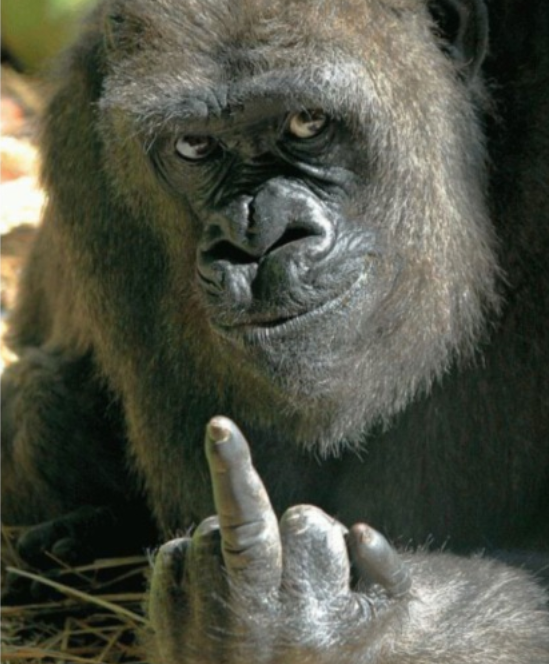
#> input picture images/gorilla.bmp, 549 x 664 px
$ python image_to_verilog.py ../images/gorilla.bmp out.png ../images/gorilla.bmp
#> lines starting #> are read from the running program, lines starting #| are printed output that depends on the picture; after the words box and inside, x2 and y2 are one past the last pixel; in counts of white or black regions, pixels touching at a corner belong together
#!/usr/bin/env python3
"""
Convert an image to Verilog ROM for the GU256x128C VFD Display
Usage: python3 image_to_verilog.py input_image.png output_rom.v
"""

import sys
from PIL import Image

def image_to_verilog_rom(image_path, output_path, module_name="image_rom"):
    """
    Convert an image file to a Verilog ROM module.

    Args:
        image_path: Path to input image (will be converted to 256x128 monochrome)
        output_path: Path to output Verilog file
        module_name: Name of the Verilog module
    """
#> called with image_path = '../images/gorilla.bmp', output_path = 'out.png', module_name = '../images/gorilla.bmp'
    # Load and convert image
    print(f"Loading image: {image_path}")
    img = Image.open(image_path)
#> img is the input picture: PIL image 549x664 RGB; mean R, G, B 80.2, 82.6, 69.4

    # Convert to grayscale then binary (1-bit)
    img = img.convert('L')  # Grayscale
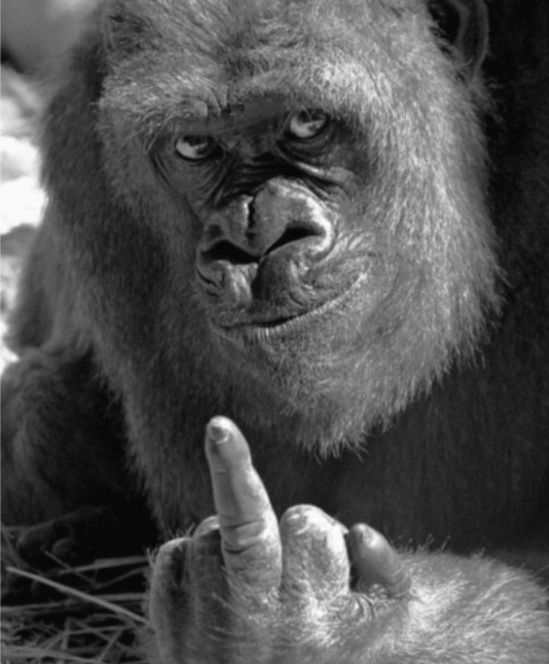
#> img: PIL image 549x664 L; min 4, max 253, mean 80.4
    img = img.resize((256, 128), Image.Resampling.LANCZOS)
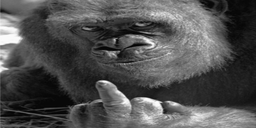
#> img: PIL image 256x128 L; min 0, max 255, mean 80.4

    # Apply threshold to convert to 1-bit (black/white)
    threshold = 128
    img = img.point(lambda p: 255 if p > threshold else 0, '1')
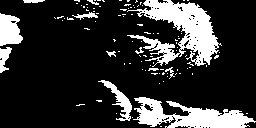
#> img: PIL image 256x128 1; 19.7% white; 101 white regions (89 under 20 px), largest, box (x1, y1, x2, y2) and area: (127, 0, 222, 67) 2804, (133, 97, 256, 128) 1962, (0, 13, 23, 46) 563

    print(f"Image size: {img.size}")
#| Image size: (256, 128)
    print(f"Image mode: {img.mode}")
#| Image mode: 1

    # Get pixel data
    pixels = list(img.getdata())
#> pixels = 32768 items
    total_pixels = len(pixels)
#> total_pixels = 32768

    # Pack pixels into bytes (8 pixels per byte)
    bytes_data = []
    for i in range(0, total_pixels, 8):
        byte_val = 0
        for j in range(8):
            if i + j < total_pixels:
                # 1 = white pixel, 0 = black pixel
                if pixels[i + j]:
                    byte_val |= (1 << j)
        bytes_data.append(byte_val)

    print(f"Generated {len(bytes_data)} bytes of data")
#| Generated 4096 bytes of data

    # Write Verilog file
    with open(output_path, 'w') as f:
        f.write('//\n')
        f.write(f'// Image ROM for VFD Display (GU256x128C)\n')
        f.write(f'// Generated from: {image_path}\n')
        f.write(f'// Resolution: 256x128 pixels\n')
        f.write(f'// Data format: 8 pixels per byte, LSB first\n')
        f.write('//\n\n')

        f.write(f'module {module_name} (\n')
        f.write('    input  wire [14:0] addr,  // Address: 0 to 4095 (256*128/8 bytes)\n')
        f.write('    output reg  [7:0]  data   // 8-bit data output\n')
        f.write(');\n\n')

        f.write('    always @(*) begin\n')
        f.write('        case (addr)\n')

        # Write ROM data
        for i, byte_val in enumerate(bytes_data):
            f.write(f"            15'd{i}: data = 8'h{byte_val:02X};\n")

        f.write('            default: data = 8\'h00;\n')
        f.write('        endcase\n')
        f.write('    end\n\n')
        f.write('endmodule\n')

    print(f"Verilog ROM written to: {output_path}")
    print(f"\nModule usage:")
    print(f"    {module_name} rom_inst (")
    print(f"        .addr(address),  // 15-bit address")
    print(f"        .data(rom_data)  // 8-bit data out")
    print(f"    );")

def main():
    if len(sys.argv) < 3:
        print("Usage: python3 image_to_verilog.py <input_image> <output.v> [module_name]")
        print("\nExample:")
        print("  python3 image_to_verilog.py logo.png src/image_rom.v")
        sys.exit(1)

    input_path = sys.argv[1]
    output_path = sys.argv[2]
    module_name = sys.argv[3] if len(sys.argv) > 3 else "image_rom"

    try:
        image_to_verilog_rom(input_path, output_path, module_name)
    except Exception as e:
        print(f"Error: {e}")
        sys.exit(1)

if __name__ == "__main__":
    main()
